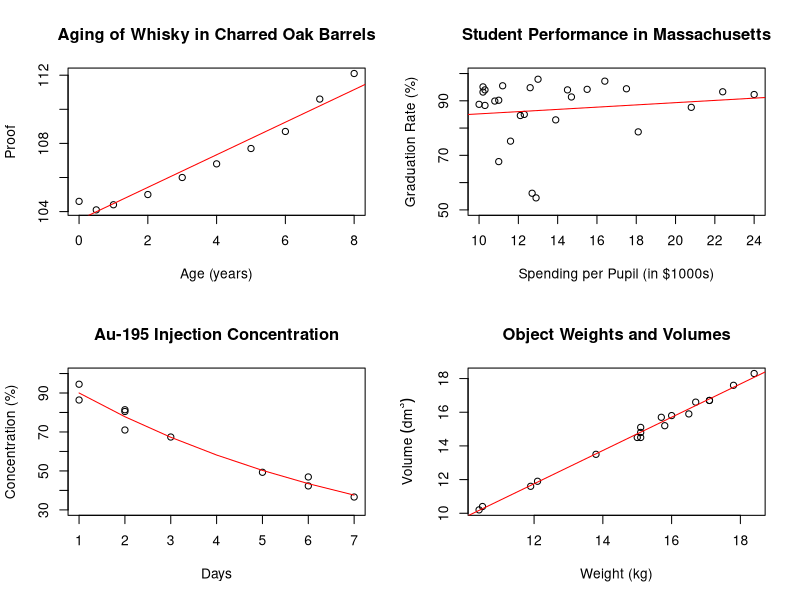

This figure's R source:
# Will Zywiec
#
# Johns Hopkins University
# Statistical Methods and Data Analysis
# Module 12 Assignment

rm(list = ls())			# clear objects
graphics.off()			# close graphics windows

par(mfrow = c(2, 2))	# 4 graphs arranged in 2 rows and 2 columns

# Problem 11.2.2
age <- c(0, 0.5, 1, 2, 3, 4, 5, 6, 7, 8)
proof <- c(104.6, 104.1, 104.4, 105, 106, 106.8, 107.7, 108.7, 110.6, 112.1)
plot(age, proof, main = 'Aging of Whisky in Charred Oak Barrels', xlab = 'Age (years)', ylab = 'Proof')
fit.2.2 <- lm(proof ~ age)
abline(fit.2.2, col = 'red')

# Problem 11.2.7
spending <- c(10, 10.2, 10.2, 10.3, 10.3, 10.8, 11, 11, 11.2, 11.6, 12.1, 12.3, 12.6, 12.7, 12.9, 13, 13.9, 14.5, 14.7, 15.5, 16.4, 17.5, 18.1, 20.8, 22.4, 24)
graduation.rate <- c(88.7, 93.2, 95.1, 94, 88.3, 89.9, 67.7, 90.2, 95.5, 75.2, 84.6, 85, 94.8, 56.1, 54.4, 97.9, 83, 94, 91.4, 94.2, 97.2, 94.4, 78.6, 87.6, 93.3, 92.3)
plot(spending, graduation.rate, main = 'Student Performance in Massachusetts', xlab = 'Spending per Pupil (in $1000s)', ylab = 'Graduation Rate (%)', ylim = c(50, 100))
fit.2.7 <- lm(graduation.rate ~ spending)
abline(fit.2.7, col = 'red')
temp.res <- lsfit(spending, graduation.rate)
res <- temp.res$residuals
cat('Problem 11.2.7 Residuals:', res)

# Problem 11.2.20
days <- c(1, 1, 2, 2, 2, 3, 5, 6, 6, 7)
gold.concentration <- c(94.5, 86.4, 71, 80.5,81.4, 67.4, 49.3, 46.9, 42.3, 36.6)
plot(days, gold.concentration, main = 'Au-195 Injection Concentration', xlab = 'Days', ylab = 'Concentration (%)', ylim = c(30, 100))
exp.model <- lm(log(gold.concentration) ~ days)
day.values <- seq(1, 7, 1)
exp.fit <- exp(predict(exp.model, list(days = day.values)))
lines(day.values, exp.fit, col = 'red')
i <- which.min(abs(exp.fit - 50))									# find index of value closest to 50% (half-life)
x <- c(i, i + 1)													# linear interpolation x-values
y <- c(exp.fit[i], exp.fit[i + 1])									# linear interpolation y-values
li <- approx(x, y)													# default n = 50
i <- which.min(abs(li$y - 50))										# find index of value closest to 50% (half-life)
x.half.life <- li$x[i] 												# calculate approximate x-value (days)
cat('Problem 11.2.20 Approximate Half-Life:', x.half.life, 'days')

# Problem 11.3.16
weight <- c(17.1, 10.5, 13.8, 15.7, 11.9, 10.4, 15, 16, 17.8, 15.8, 15.1, 12.1, 18.4, 17.1, 16.7, 16.5, 15.1, 15.1)
volume <- c(16.7, 10.4, 13.5, 15.7, 11.6, 10.2, 14.5, 15.8, 17.6, 15.2, 14.8, 11.9, 18.3, 16.7, 16.6, 15.9, 15.1, 14.5)
plot(weight, volume, main = 'Object Weights and Volumes', xlab = 'Weight (kg)', ylab = expression(Volume ~ (dm^{3})))
fit.3.16 <- lm (volume ~ weight)
abline(fit.3.16, col = 'red')
d <- data.frame(weight = 14)
ci <- predict(fit.3.16, d, interval = 'confidence')					# default 95% confidence interval
pi <- predict(fit.3.16, d, interval = 'predict')					# default 95% prediction interval
cat('Problem 11.3.16.a 95% Confidence Interval:', ci[2], ci[3])
cat('Problem 11.3.16.b 95% Prediction Interval:', pi[2], pi[3])

# Problem 11.4.12
supply <- c(11.2, 11.8, 11.5, 10.6, 11.2, 12.8, 13.1, 12.6, 14.5, 13.8)
price <- c(1.7, 1.8, 2, 2.4, 2.5, 2.1, 2, 3, 4.2, 4.1)
r <- cor(price, supply)
cat('Problem 11.4.12 Sample Correlation Coefficient:', r)			# calculate sample correlation coefficient
